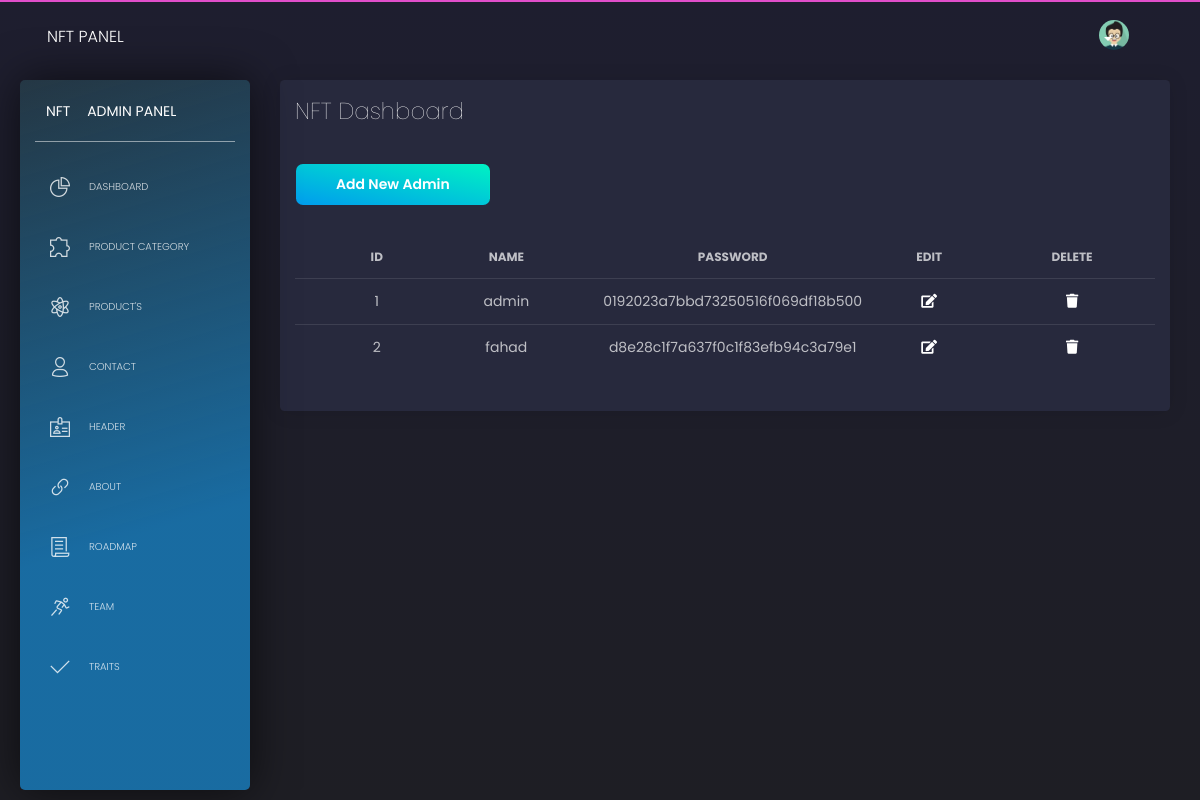
/Admin/dashboard.php, run on the app's committed database.
### tables this page shows
CREATE TABLE `users` (
  `id` int(11) NOT NULL,
  `name` varchar(200) DEFAULT NULL,
  `password` varchar(200) DEFAULT NULL
);

### Admin/dashboard.php (the view, shortened to what this page needs)
<!DOCTYPE html>
<html lang="en">
<head>
  <link href="https://use.fontawesome.com/releases/v5.0.6/css/all.css" rel="stylesheet">
  <link href="assets/css/nucleo-icons.css" rel="stylesheet" />
  <link href="assets/css/black-dashboard.css?v=1.0.0" rel="stylesheet" />
  <link href="assets/demo/demo.css" rel="stylesheet" />
</head>
<body class="">
  <div class="wrapper">
    <?php include 'sidebar.php'; ?>
    <div class="main-panel">
      <?php
      include 'navbar.php';
      ?>
      <div class="content">
        <div class="row">
          <div class="col-12">
            <div class="card ">
              <div class="card-header">
                <h3 class="card-title"> NFT Dashboard</h3>
                <br>
                <h4 class="card-title"><a class="btn btn-success" href="createuser.php">Add New Admin</a></h4>
              </div>
              <div class="card-body">
                <div class="table-responsive">
                  <table class="table tablesorter " id="">
                    <thead class=" text-primary">
                      <tr>
                        <th>
                        </th>
                        <th style="text-align: center;">
                          ID
                        </th>
                        <th style="text-align: center;">
                          NAME
                        </th>
                        <th style="text-align: center;width: 100px">
                          PASSWORD
                        </th>
                        <th style="text-align: center;">
                          EDIT
                        </th>
                        <th style="text-align: center;">
                          DELETE
                        </th>
                      </tr>
                    </thead>
                    <tbody>
                      <?php
       include 'connection.php';
                      $query = "SELECT * FROM `users`";
                      $res = mysqli_query($con, $query);
                      if (mysqli_num_rows($res) > 0) {
                        $c = 0;
                        while ($row = mysqli_fetch_assoc($res)) {
                          $c = $c + 1;
                      ?>
                          <tr>
                            <td>
                            </td>
                            <td style="text-align: center;">
                              <?php echo $c ?>
                            </td>
                            <td style="text-align: center;">
                              <?php echo $row['name'] ?>
                            </td>
                            <td style="text-align: center;">
                              <?php echo md5($row['password']) ?>
                            </td>
                            <td style="text-align: center;color:white">
                              <a href="edituser.php?id=<?php echo $row['id'] ?>" style="color:white;"><i class="fas fa-edit"></i></a>
                            </td>
                            <td style="text-align: center;color:white;">
                              <a href='deleteuser.php?id=<?php echo $row['id'] ?>' style="color:white;"><i class="fas fa-trash"></i></a></td>
                          </tr>
                      <?php
                        }
                      }
                      ?>
                    </tbody>
                  </table>
                </div>
              </div>
            </div>
          </div>
        </div>
      </div>
    </div>
  </div>
</body>
</html>

### data on the page
users: name "admin", password "0192023a7bbd73250516f069df18b500"
users: name "fahad", password "d8e28c1f7a637f0c1f83efb94c3a79e1"
